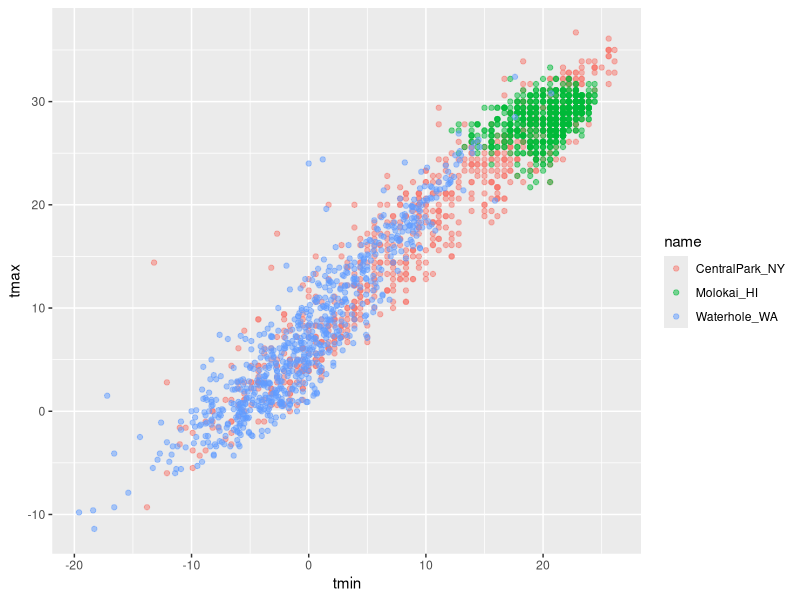
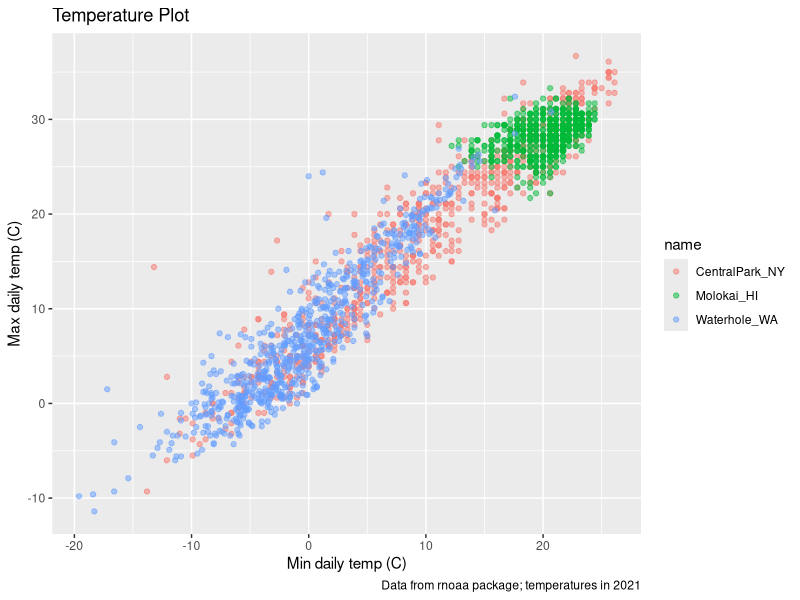
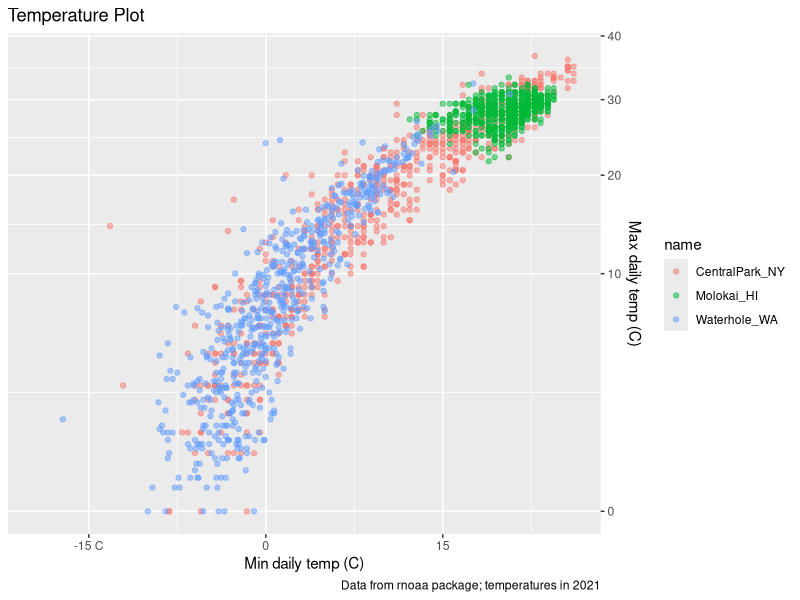
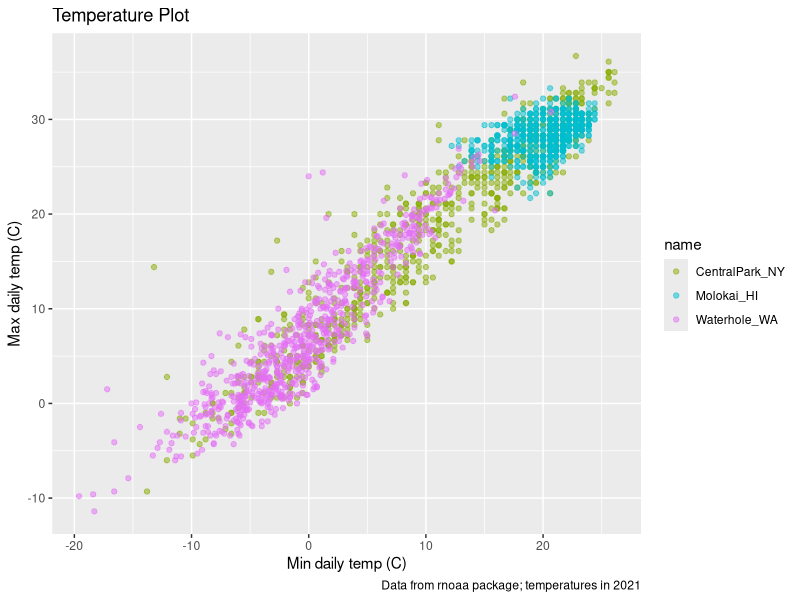
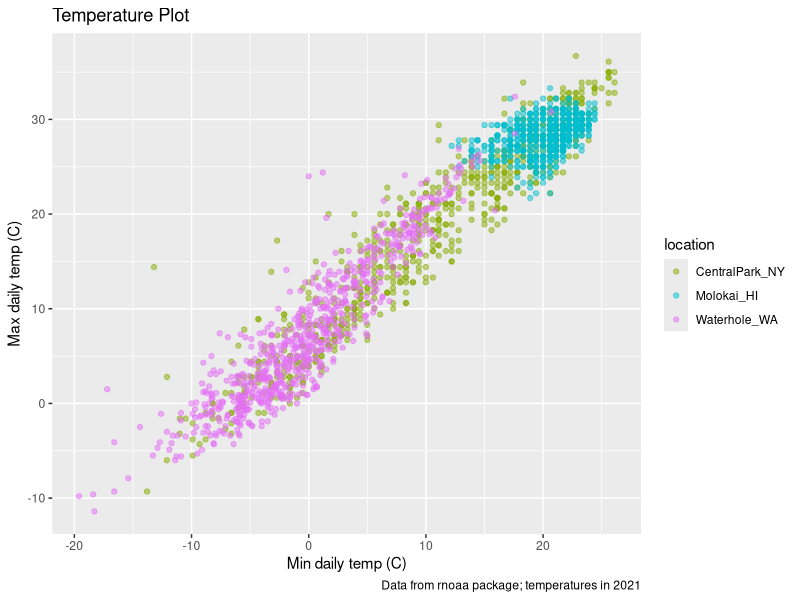
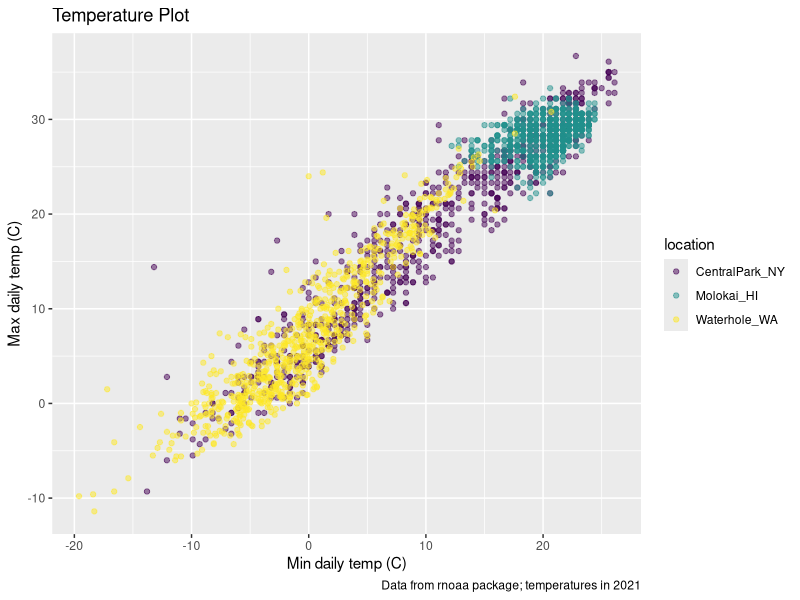
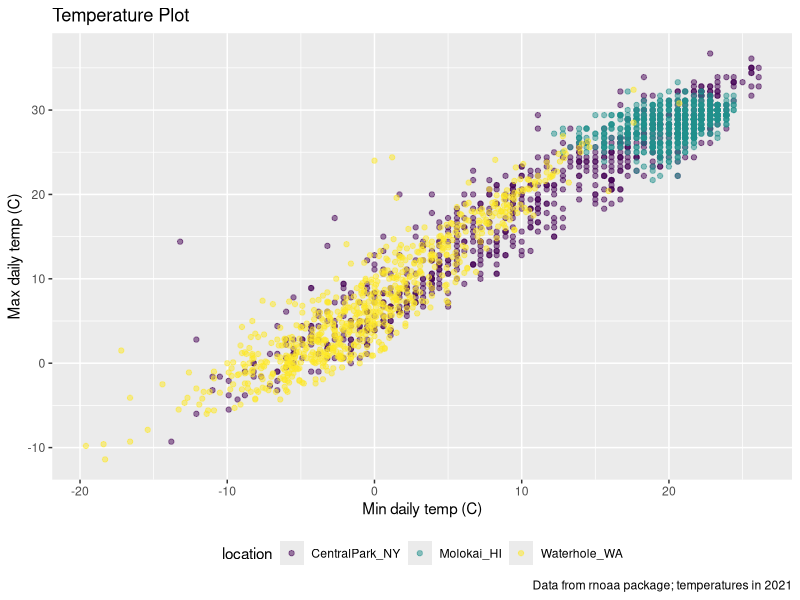
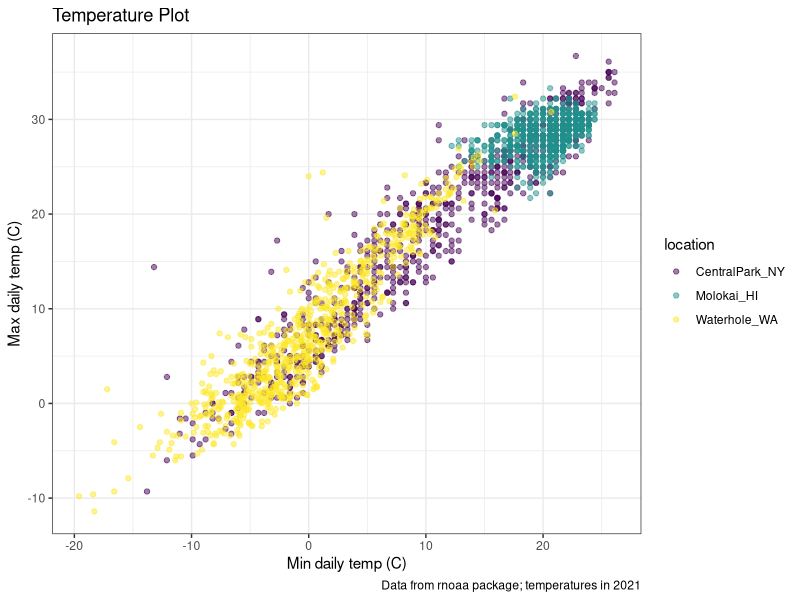

R code for these plots, in order:
## ---- chunk 1
library(tidyverse)
library(patchwork)
## ---- chunk 2
weather_df = read_csv(file = "./data/weather_df.csv")
  
weather_df
## ---- chunk 3
weather_df %>%
  ggplot(aes(x=tmin, y=tmax, color = name))+
  geom_point(alpha=.5)
## ---- chunk 4
weather_df %>%
  ggplot(aes(x=tmin, y=tmax, color = name))+
  geom_point(alpha=.5)+
  labs(
    title = "Temperature Plot",
    x = "Min daily temp (C)",
    y = "Max daily temp (C)",
    caption = "Data from rnoaa package; temperatures in 2021"
  )
## ---- chunk 5
weather_df %>%
  ggplot(aes(x=tmin, y=tmax, color = name))+
  geom_point(alpha=.5)+
  labs(
    title = "Temperature Plot",
    x = "Min daily temp (C)",
    y = "Max daily temp (C)",
    caption = "Data from rnoaa package; temperatures in 2021"
  )+
  scale_x_continuous(
    breaks = c(-15, 0, 15),
    labels = c("-15 C", "0", "15")
  )+
  scale_y_continuous(
    trans = "sqrt",
    position = "right"
  )

## ---- chunk 6
weather_df %>%
  ggplot(aes(x=tmin, y=tmax, color = name))+
  geom_point(alpha=.5)+
  labs(
    title = "Temperature Plot",
    x = "Min daily temp (C)",
    y = "Max daily temp (C)",
    caption = "Data from rnoaa package; temperatures in 2021"
  )+
 scale_color_hue(h=c(100,300))

## ---- chunk 7
weather_df %>%
  ggplot(aes(x=tmin, y=tmax, color = name))+
  geom_point(alpha=.5)+
  labs(
    title = "Temperature Plot",
    x = "Min daily temp (C)",
    y = "Max daily temp (C)",
    caption = "Data from rnoaa package; temperatures in 2021"
  )+
 scale_color_hue(
   name = "location",
   h=c(100,300))

## ---- chunk 8
weather_df %>%
  ggplot(aes(x=tmin, y=tmax, color = name))+
  geom_point(alpha=.5)+
  labs(
    title = "Temperature Plot",
    x = "Min daily temp (C)",
    y = "Max daily temp (C)",
    caption = "Data from rnoaa package; temperatures in 2021"
  )+
 viridis::scale_color_viridis(
   name = "location",
   discrete=TRUE)

## ---- chunk 9
weather_df %>%
  ggplot(aes(x=tmin, y=tmax, color = name))+
  geom_point(alpha=.5)+
  labs(
    title = "Temperature Plot",
    x = "Min daily temp (C)",
    y = "Max daily temp (C)",
    caption = "Data from rnoaa package; temperatures in 2021"
  )+
 viridis::scale_color_viridis(
   name = "location",
   discrete=TRUE)+
  theme(legend.position = "bottom")
  

## ---- chunk 10
weather_df %>%
  ggplot(aes(x=tmin, y=tmax, color = name))+
  geom_point(alpha=.5)+
  labs(
    title = "Temperature Plot",
    x = "Min daily temp (C)",
    y = "Max daily temp (C)",
    caption = "Data from rnoaa package; temperatures in 2021"
  )+
 viridis::scale_color_viridis(
   name = "location",
   discrete=TRUE)+
  theme_bw()
  
## ---- chunk 11
weather_df %>%
  ggplot(aes(x=tmin, y=tmax, color = name))+
  geom_point(alpha=.5)+
  labs(
    title = "Temperature Plot",
    x = "Min daily temp (C)",
    y = "Max daily temp (C)",
    caption = "Data from rnoaa package; temperatures in 2021"
  )+
 viridis::scale_color_viridis(
   name = "location",
   discrete=TRUE)+
  theme_minimal()
  
## ---- chunk 12
weather_df %>%
  ggplot(aes(x=tmin, y=tmax, color = name))+
  geom_point(alpha=.5)+
  labs(
    title = "Temperature Plot",
    x = "Min daily temp (C)",
    y = "Max daily temp (C)",
    caption = "Data from rnoaa package; temperatures in 2021"
  )+
 viridis::scale_color_viridis(
   name = "location",
   discrete=TRUE)+
 ggthemes::theme_excel()
  
## ---- chunk 13
weather_df %>%
  ggplot(aes(x=tmin, y=tmax, color = name))+
  geom_point(alpha=.5)+
  labs(
    title = "Temperature Plot",
    x = "Min daily temp (C)",
    y = "Max daily temp (C)",
    caption = "Data from rnoaa package; temperatures in 2021"
  )+
 viridis::scale_color_viridis(
   name = "location",
   discrete=TRUE)+
theme(legend.position = "bottom")
  
